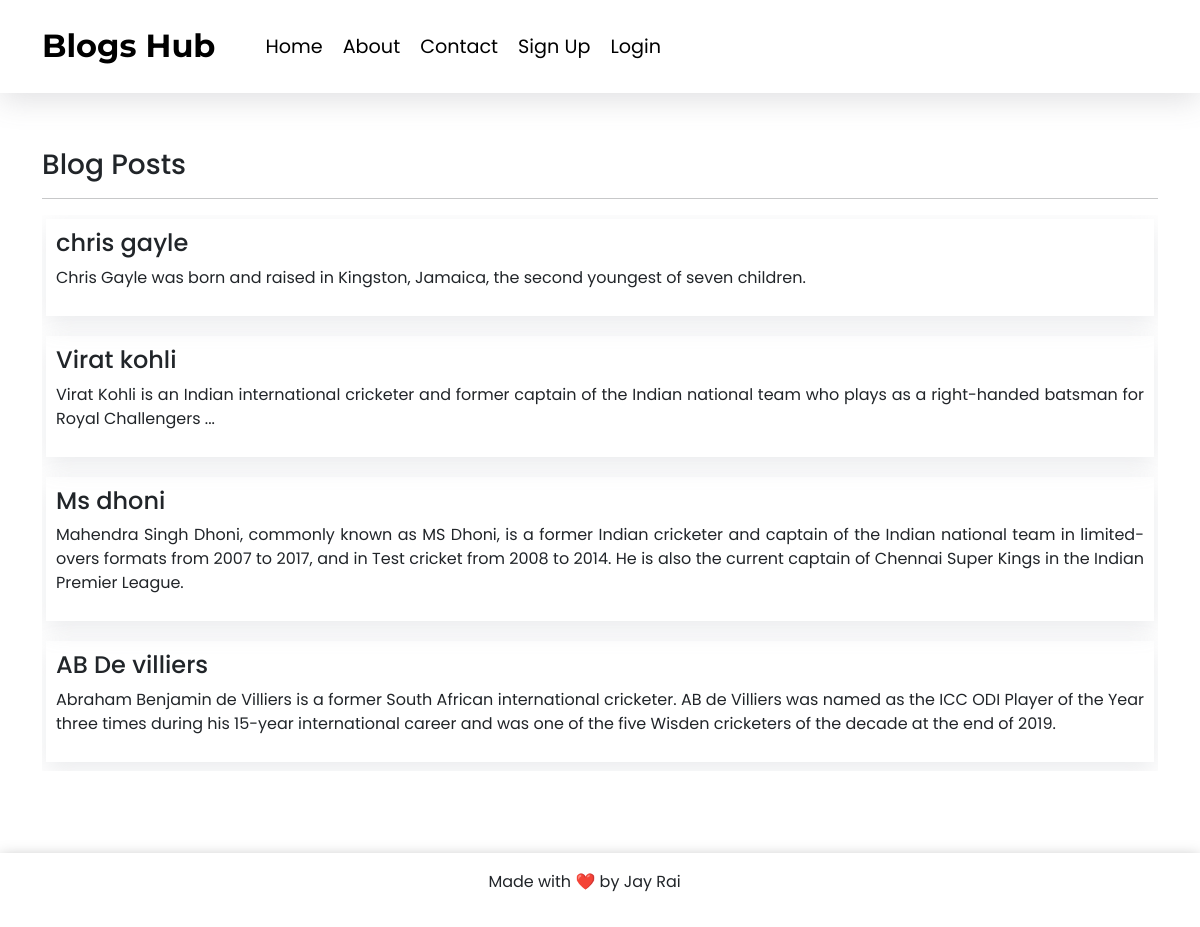
The page / on the database its author committed.
### blogs/models.py (models this page shows)
class Post(models.Model):
    title = models.CharField(max_length=100)
    desc=models.TextField()

### blogs/views.py (the view)
# urls.py: 2. Add a URL to urlpatterns:  path('', views.home, name='home')
def home(request):
    stored_posts = Post.objects.all()
    return render(request,'blogs/index.html',{'posts':stored_posts})

### blogs/templates/blogs/index.html (shortened to what this page needs)
{% extends 'blogs/base.html' %}
{% load static %}
{% block css %}
{{block.super}}
<link rel="stylesheet" href="{% static 'blogs/css/style.css' %}">
{% endblock css %}
{% block content %}
<div class="home">
    <div class="heading">
        <h3>Blog Posts</h3>
        <hr>
    </div>
    <div class="blogs">
        {% for blog in posts %}
        <div class="blog">
            <h4 class="blog-heading">
                {{blog.title}}
            </h4>
            <p class="blog-content">
                {{blog.desc}}
            </p>
        </div>
        {% endfor %}
    </div>
</div>
{% endblock content %}

### blogs/static/blogs/css/base.css (style rules this page uses)
* { font-family: 'Poppins', sans-serif; margin: 0; padding: 0; }

### blogs/static/blogs/css/style.css (style rules this page uses)
.heading { padding-top: 5%; }
.blog { padding: 10px; margin-bottom: 20px; box-shadow: rgba(149, 157, 165, 0.2) 0px 8px 24px; }
.blogs { margin:4px, 4px; padding:4px; width: 100%; height: 60vh; overflow-x: hidden; overflow-y: auto; text-align:justify; }

### rows shown on the page
Post: title "chris gayle", desc "Chris Gayle was born and raised in Kingston, Jamaica, the second youngest of seven children."
Post: title "Virat kohli", desc "Virat Kohli is an Indian international cricketer and former captain of the Indian national team who plays as a right-handed batsman for Royal Challengers ..."
Post: title "Ms dhoni", desc "Mahendra Singh Dhoni, commonly known as MS Dhoni, is a former Indian cricketer and captain of the Indian national team in limited-overs formats from 2007 to 2017, and in Test cricket from 2008 to 2014. He is also the current captain of Chennai Super Kings in the Indian Premier League."
Post: title "AB De villiers", desc "Abraham Benjamin de Villiers is a former South African international cricketer. AB de Villiers was named as the ICC ODI Player of the Year three times during his 15-year international career and was one of the five Wisden cricketers of the decade at the end of 2019."
